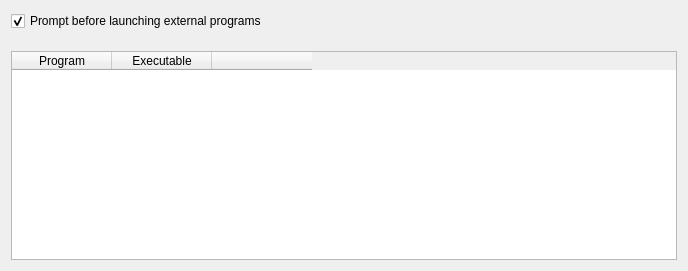
<?xml version="1.0" encoding="UTF-8"?>
<ui version="4.0">
 <class>OptionsPageExternalPrograms</class>
 <widget class="QWidget" name="OptionsPageExternalPrograms">
  <property name="geometry">
   <rect>
    <x>0</x>
    <y>0</y>
    <width>688</width>
    <height>271</height>
   </rect>
  </property>
  <property name="windowTitle">
   <string>Form</string>
  </property>
  <layout class="QVBoxLayout" name="verticalLayout">
   <property name="spacing">
    <number>0</number>
   </property>
   <item>
    <layout class="QVBoxLayout" name="verticalLayout_2">
     <property name="bottomMargin">
      <number>0</number>
     </property>
     <item>
      <widget class="QCheckBox" name="PromptExternalProgramLaunch">
       <property name="text">
        <string>Prompt before launching external programs</string>
       </property>
       <property name="checked">
        <bool>true</bool>
       </property>
      </widget>
     </item>
     <item>
      <spacer name="verticalSpacer">
       <property name="orientation">
        <enum>Qt::Vertical</enum>
       </property>
       <property name="sizeType">
        <enum>QSizePolicy::Fixed</enum>
       </property>
       <property name="sizeHint" stdset="0">
        <size>
         <width>20</width>
         <height>20</height>
        </size>
       </property>
      </spacer>
     </item>
     <item>
      <widget class="QTableWidget" name="Programs">
       <attribute name="horizontalHeaderMinimumSectionSize">
        <number>100</number>
       </attribute>
       <attribute name="horizontalHeaderStretchLastSection">
        <bool>false</bool>
       </attribute>
       <column>
        <property name="text">
         <string>Program</string>
        </property>
       </column>
       <column>
        <property name="text">
         <string>Executable</string>
        </property>
       </column>
       <column>
        <property name="text">
         <string/>
        </property>
       </column>
      </widget>
     </item>
    </layout>
   </item>
  </layout>
 </widget>
 <resources/>
 <connections/>
</ui>
